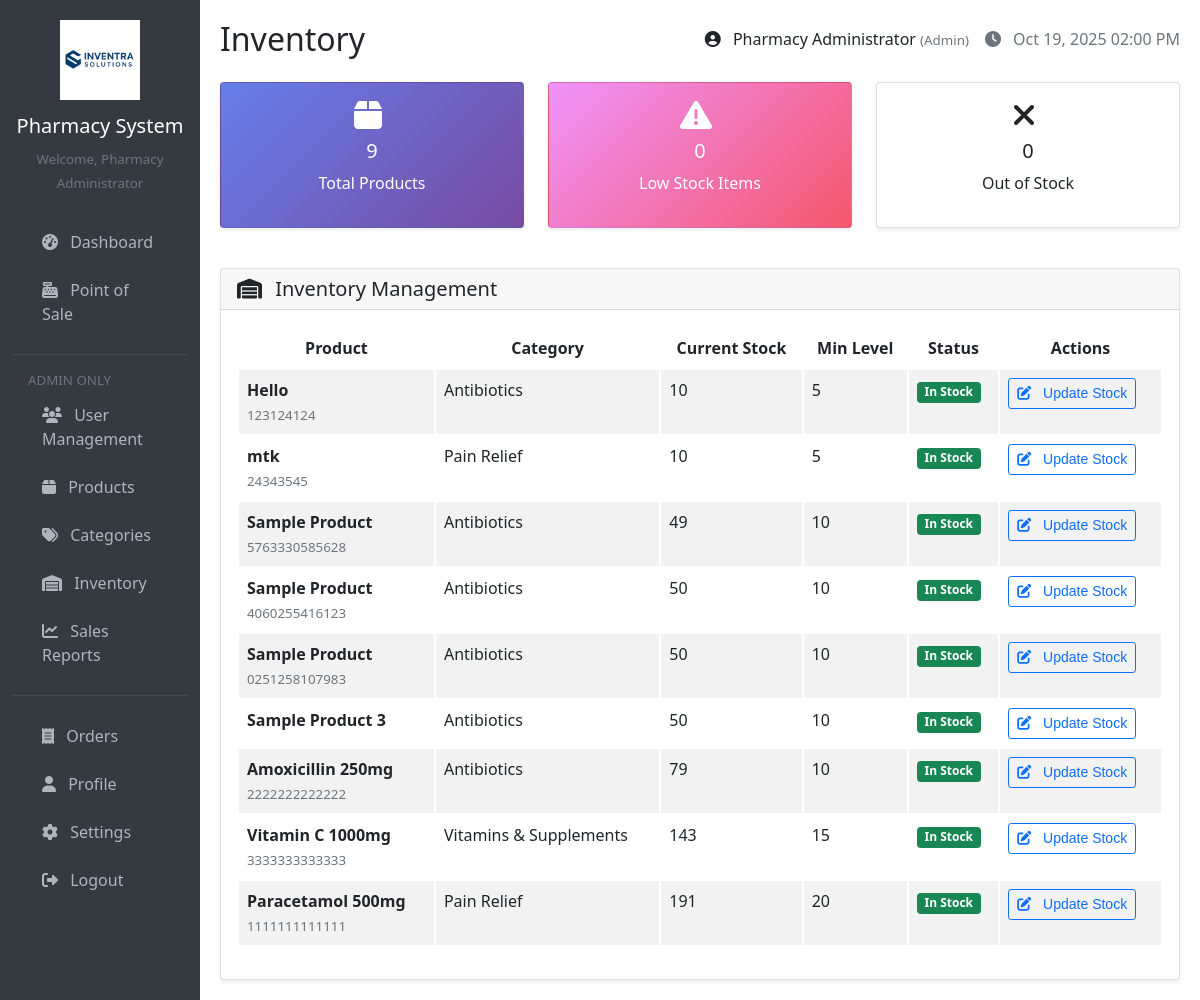
Page /pages/inventory.php (signed in) on the earlier database version.
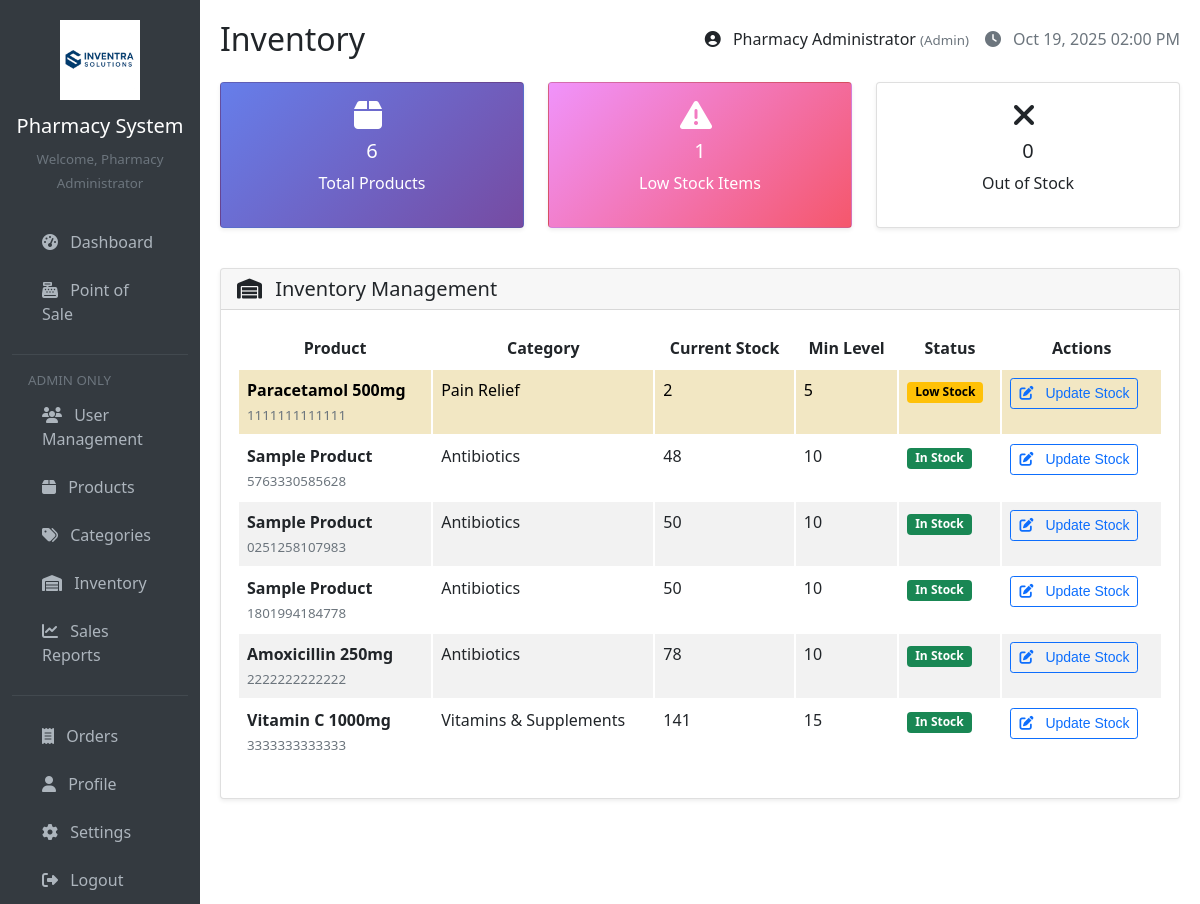
Same page on the later database version.
### tables this page shows
CREATE TABLE `products` (
  `id` int(11) NOT NULL,
  `name` varchar(200) NOT NULL,
  `barcode` varchar(100) DEFAULT NULL,
  `category_id` int(11) DEFAULT NULL,
  `price` decimal(10,2) NOT NULL,
  `cost` decimal(10,2) NOT NULL,
  `stock_quantity` int(11) DEFAULT 0,
  `min_stock_level` int(11) DEFAULT 5,
  `expiry_date` date NOT NULL,
  `manufacturing_date` date DEFAULT NULL,
  `manufacturer` varchar(255) NOT NULL,
  `description` text DEFAULT NULL,
  `created_at` timestamp NOT NULL DEFAULT current_timestamp(),
  `updated_at` timestamp NOT NULL DEFAULT current_timestamp() ON UPDATE current_timestamp(),
  `is_active` tinyint(1) NOT NULL DEFAULT 1
);

CREATE TABLE `categories` (
  `id` int(11) NOT NULL,
  `name` varchar(100) NOT NULL,
  `description` text DEFAULT NULL,
  `created_at` timestamp NOT NULL DEFAULT current_timestamp(),
  `updated_at` timestamp NOT NULL DEFAULT current_timestamp() ON UPDATE current_timestamp()
);

### config/database.php (called while the page is built, shortened)
<?php
function getConnection() {
    $connection = new mysqli(DB_HOST, DB_USER, DB_PASS, DB_NAME);
    $connection->set_charset("utf8");
    return $connection;
}
function executeQuery($query, $types = '', $params = []) {
    $conn = getConnection();
    $stmt = $conn->prepare($query);
    $stmt->execute();
    $result = $stmt->get_result();
    if ($result) {
        $data = $result->fetch_all(MYSQLI_ASSOC);
        return $data;
    }
    return false;
}
?>

### includes/functions.php (called while the page is built, shortened)
<?php
function sanitizeInput($data) {
    return htmlspecialchars(trim($data), ENT_QUOTES, 'UTF-8');
}
?>

### pages/inventory.php (the view, shortened to what the changed rows need)
<?php
require_once '../includes/header.php';
$products = executeQuery("
    SELECT p.*, c.name as category_name
    FROM products p
    LEFT JOIN categories c ON p.category_id = c.id
    ORDER BY
        CASE WHEN p.stock_quantity <= p.min_stock_level THEN 0 ELSE 1 END,
        p.stock_quantity ASC,
        p.name ASC
");
$lowStockProducts = array_filter($products, function($product) {
    return $product['stock_quantity'] <= $product['min_stock_level'];
});
$totalProducts = count($products);
$lowStockCount = count($lowStockProducts);
?>
<div class="row mb-4">
    <div class="col-md-4 mb-3">
        <div class="card stats-card h-100">
            <div class="card-body text-center">
                <i class="fas fa-box fa-2x mb-2"></i>
                <h5 class="card-title"><?php echo $totalProducts; ?></h5>
                <p class="card-text">Total Products</p>
            </div>
        </div>
    </div>
    <div class="col-md-4 mb-3">
        <div class="card stats-card-warning h-100">
            <div class="card-body text-center">
                <i class="fas fa-exclamation-triangle fa-2x mb-2"></i>
                <h5 class="card-title"><?php echo $lowStockCount; ?></h5>
                <p class="card-text">Low Stock Items</p>
            </div>
        </div>
    </div>
</div>
<div class="card">
    <div class="card-body">
        <div class="table-responsive">
            <table class="table table-striped">
                <thead>
                    <tr>
                        <th>Product</th>
                        <th>Category</th>
                        <th>Current Stock</th>
                        <th>Min Level</th>
                        <th>Status</th>
                        <th>Actions</th>
                    </tr>
                </thead>
                <tbody>
                    <?php if (empty($products)): ?>
                        <tr>
                            <td colspan="6" class="text-center py-4">
                                <i class="fas fa-box fa-3x text-muted mb-3"></i>
                                <h5 class="text-muted">No products found</h5>
                                <a href="products.php" class="btn btn-primary">Add Products</a>
                            </td>
                        </tr>
                    <?php else: ?>
                        <?php foreach ($products as $product): ?>
                            <tr class="<?php echo $product['stock_quantity'] <= 0 ? 'table-danger' : ($product['stock_quantity'] <= $product['min_stock_level'] ? 'table-warning' : ''); ?>">
                                <td>
                                    <strong><?php echo sanitizeInput($product['name']); ?></strong>
                                    <br>
                                    <small class="text-muted"><?php echo sanitizeInput($product['barcode']); ?></small>
                                </td>
                                <td><?php echo $product['category_name'] ? sanitizeInput($product['category_name']) : '<span class="text-muted">Uncategorized</span>'; ?></td>
                                <td>
                                    <span class="stock-quantity" data-min-stock="<?php echo $product['min_stock_level']; ?>">
                                        <?php echo $product['stock_quantity']; ?>
                                    </span>
                                </td>
                                <td><?php echo $product['min_stock_level']; ?></td>
                                <td>
                                    <?php if ($product['stock_quantity'] <= 0): ?>
                                        <span class="badge bg-danger">Out of Stock</span>
                                    <?php elseif ($product['stock_quantity'] <= $product['min_stock_level']): ?>
                                        <span class="badge bg-warning">Low Stock</span>
                                    <?php else: ?>
                                        <span class="badge bg-success">In Stock</span>
                                    <?php endif; ?>
                                </td>
                                <td>
                                    <button type="button" class="btn btn-outline-primary btn-sm"
                                            data-bs-toggle="modal"
                                            data-bs-target="#stockModal<?php echo $product['id']; ?>">
                                        <i class="fas fa-edit"></i> Update Stock
                                    </button>
                                </td>
                            </tr>
                        <?php endforeach; ?>
                    <?php endif; ?>
                </tbody>
            </table>
        </div>
    </div>
</div>
<?php require_once '../includes/footer.php'; ?>

Differences in the rows shown:
removed products: name "Hello", barcode "123124124", category.name "Antibiotics", stock_quantity "10", min_stock_level "5", shows "In Stock"
removed products: name "mtk", barcode "24343545", category.name "Pain Relief", stock_quantity "10", min_stock_level "5", shows "In Stock"
removed products: name "Sample Product", barcode "4060255416123", category.name "Antibiotics", stock_quantity "50", min_stock_level "10", shows "In Stock"
removed products: name "Sample Product 3", category.name "Antibiotics", stock_quantity "50", min_stock_level "10", shows "In Stock"
changed products "Paracetamol 500mg": stock_quantity "191" → "2"; min_stock_level "20" → "5"; stock_quantity "In Stock" → "Low Stock"; moves up the list
changed products (number 2 of 6 on the later page): stock_quantity "49" → "48"
added products: name "Sample Product", barcode "1801994184778", category.name "Antibiotics", stock_quantity "50", min_stock_level "10", shows "In Stock"
changed products "Amoxicillin 250mg": stock_quantity "79" → "78"
changed products "Vitamin C 1000mg": stock_quantity "143" → "141"
Other differences:
$totalProducts: "9" → "6"
$lowStockCount: "0" → "1"
